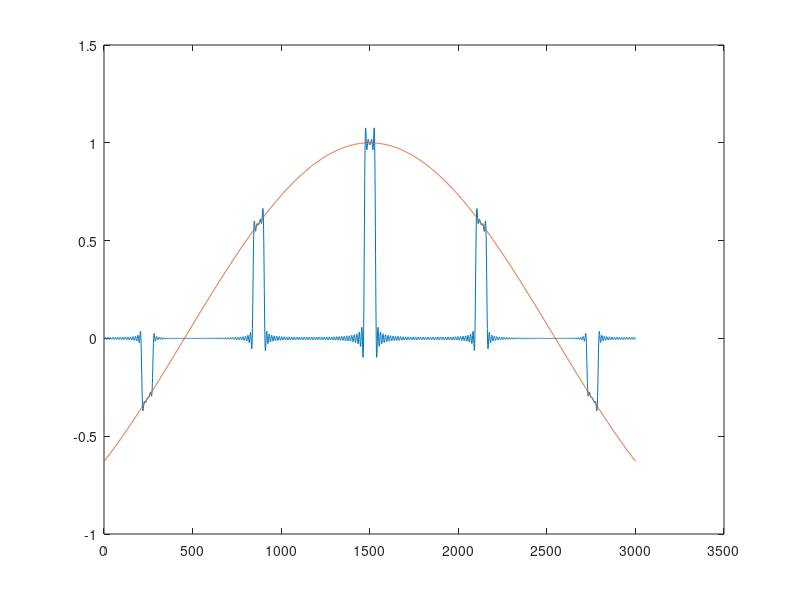

Reproduce this figure in MATLAB.
k_max=44;
kk=[-k_max:k_max]

t_max=15;
t=[-t_max:0.01:t_max];

x=zeros( size(t) );

for k=kk
	kkk=k+0.0001;
	a = sin(2*pi*kkk* 0.05 )/(kkk*pi)
	x=x+ a  *exp(1j*k*t);
end


plot(real(x) .* cos(0.15*t)); hold on
plot(cos(0.15*t)); hold off
shg
